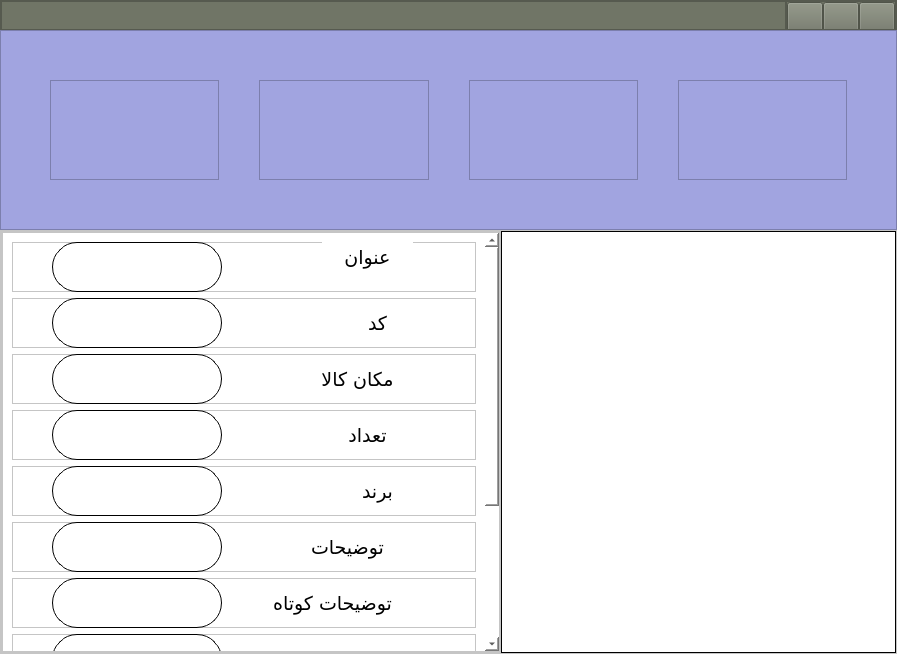
<?xml version="1.0" encoding="UTF-8"?>
<ui version="4.0">
 <class>MainWindow</class>
 <widget class="QMainWindow" name="MainWindow">
  <property name="geometry">
   <rect>
    <x>0</x>
    <y>0</y>
    <width>897</width>
    <height>654</height>
   </rect>
  </property>
  <property name="minimumSize">
   <size>
    <width>897</width>
    <height>0</height>
   </size>
  </property>
  <property name="windowTitle">
   <string>MainWindow</string>
  </property>
  <property name="styleSheet">
   <string notr="true">background-color: rgb(255, 85, 0);</string>
  </property>
  <widget class="QWidget" name="centralwidget">
   <property name="styleSheet">
    <string notr="true">background-color: rgb(255, 255, 255);</string>
   </property>
   <layout class="QVBoxLayout" name="verticalLayout_2">
    <property name="spacing">
     <number>0</number>
    </property>
    <property name="leftMargin">
     <number>0</number>
    </property>
    <property name="topMargin">
     <number>0</number>
    </property>
    <property name="rightMargin">
     <number>0</number>
    </property>
    <property name="bottomMargin">
     <number>0</number>
    </property>
    <item>
     <layout class="QVBoxLayout" name="verticalLayout">
      <property name="spacing">
       <number>0</number>
      </property>
      <item>
       <widget class="QFrame" name="frame_9">
        <property name="minimumSize">
         <size>
          <width>0</width>
          <height>30</height>
         </size>
        </property>
        <property name="maximumSize">
         <size>
          <width>16777215</width>
          <height>30</height>
         </size>
        </property>
        <property name="styleSheet">
         <string notr="true">background-color: rgb(112, 117, 102);</string>
        </property>
        <property name="frameShape">
         <enum>QFrame::StyledPanel</enum>
        </property>
        <property name="frameShadow">
         <enum>QFrame::Raised</enum>
        </property>
        <layout class="QHBoxLayout" name="horizontalLayout_2">
         <property name="spacing">
          <number>0</number>
         </property>
         <property name="leftMargin">
          <number>0</number>
         </property>
         <property name="topMargin">
          <number>0</number>
         </property>
         <property name="rightMargin">
          <number>0</number>
         </property>
         <property name="bottomMargin">
          <number>0</number>
         </property>
         <item>
          <widget class="QFrame" name="frame_7">
           <property name="minimumSize">
            <size>
             <width>500</width>
             <height>0</height>
            </size>
           </property>
           <property name="maximumSize">
            <size>
             <width>16777215</width>
             <height>16777215</height>
            </size>
           </property>
           <property name="frameShape">
            <enum>QFrame::StyledPanel</enum>
           </property>
           <property name="frameShadow">
            <enum>QFrame::Raised</enum>
           </property>
           <layout class="QHBoxLayout" name="horizontalLayout">
            <property name="spacing">
             <number>0</number>
            </property>
            <property name="leftMargin">
             <number>0</number>
            </property>
            <property name="topMargin">
             <number>0</number>
            </property>
            <property name="rightMargin">
             <number>0</number>
            </property>
            <property name="bottomMargin">
             <number>0</number>
            </property>
            <item>
             <widget class="QPushButton" name="pushButton">
              <property name="minimumSize">
               <size>
                <width>0</width>
                <height>30</height>
               </size>
              </property>
              <property name="maximumSize">
               <size>
                <width>16777215</width>
                <height>16777215</height>
               </size>
              </property>
              <property name="styleSheet">
               <string notr="true">border: none;</string>
              </property>
              <property name="text">
               <string/>
              </property>
             </widget>
            </item>
           </layout>
          </widget>
         </item>
         <item>
          <widget class="QFrame" name="frame_10">
           <property name="maximumSize">
            <size>
             <width>110</width>
             <height>16777215</height>
            </size>
           </property>
           <property name="frameShape">
            <enum>QFrame::StyledPanel</enum>
           </property>
           <property name="frameShadow">
            <enum>QFrame::Raised</enum>
           </property>
           <layout class="QHBoxLayout" name="horizontalLayout_6">
            <property name="spacing">
             <number>0</number>
            </property>
            <property name="leftMargin">
             <number>0</number>
            </property>
            <property name="topMargin">
             <number>0</number>
            </property>
            <property name="rightMargin">
             <number>0</number>
            </property>
            <property name="bottomMargin">
             <number>0</number>
            </property>
            <item>
             <widget class="QPushButton" name="minimize_btn">
              <property name="minimumSize">
               <size>
                <width>30</width>
                <height>30</height>
               </size>
              </property>
              <property name="maximumSize">
               <size>
                <width>40</width>
                <height>40</height>
               </size>
              </property>
              <property name="styleSheet">
               <string notr="true">QPushButton[objectName^=&quot;minimize_btn&quot;]{
border-image: url(:/minimize/noun-minimize-2248799.svg);
}

QPushButton:hover[objectName^=&quot;minimize_btn&quot;]{
background-color: rgb(237, 221, 255);
}
QPushButton:pressed[objectName^=&quot;minimize_btn&quot;]{
background-color: #e7e7e7; 
color: black;
}
</string>
              </property>
              <property name="text">
               <string/>
              </property>
             </widget>
            </item>
            <item>
             <widget class="QPushButton" name="maximaze_btn">
              <property name="minimumSize">
               <size>
                <width>30</width>
                <height>30</height>
               </size>
              </property>
              <property name="maximumSize">
               <size>
                <width>40</width>
                <height>40</height>
               </size>
              </property>
              <property name="styleSheet">
               <string notr="true">QPushButton[objectName^=&quot;maximaze_btn&quot;]{
border-image: url(:/full screen/noun-full-screen-1222772.svg);
}

QPushButton:hover[objectName^=&quot;maximaze_btn&quot;]{
background-color: rgb(237, 221, 255);
}
QPushButton:pressed[objectName^=&quot;maximaze_btn&quot;]{
background-color: #e7e7e7; 
color: black;
}
</string>
              </property>
              <property name="text">
               <string/>
              </property>
             </widget>
            </item>
            <item>
             <widget class="QPushButton" name="close_btn">
              <property name="minimumSize">
               <size>
                <width>30</width>
                <height>30</height>
               </size>
              </property>
              <property name="maximumSize">
               <size>
                <width>40</width>
                <height>40</height>
               </size>
              </property>
              <property name="font">
               <font>
                <family>Mikhak Bold</family>
                <pointsize>16</pointsize>
                <weight>75</weight>
                <bold>true</bold>
               </font>
              </property>
              <property name="styleSheet">
               <string notr="true">QPushButton[objectName^=&quot;close_btn&quot;]{
border-image: url(:/close/noun-close-1146383.svg);
}

QPushButton:hover[objectName^=&quot;close_btn&quot;]{
background-color: rgb(255, 0, 0);
}
QPushButton:pressed[objectName^=&quot;close_btn&quot;]{
background-color: #e7e7e7; 
color: black;
}
</string>
              </property>
              <property name="text">
               <string/>
              </property>
             </widget>
            </item>
           </layout>
          </widget>
         </item>
        </layout>
       </widget>
      </item>
      <item>
       <widget class="QFrame" name="frame_2">
        <property name="minimumSize">
         <size>
          <width>0</width>
          <height>200</height>
         </size>
        </property>
        <property name="maximumSize">
         <size>
          <width>16777215</width>
          <height>200</height>
         </size>
        </property>
        <property name="styleSheet">
         <string notr="true">background-color: rgb(161, 164, 224);</string>
        </property>
        <property name="frameShape">
         <enum>QFrame::StyledPanel</enum>
        </property>
        <property name="frameShadow">
         <enum>QFrame::Raised</enum>
        </property>
        <layout class="QGridLayout" name="gridLayout_2">
         <item row="0" column="0">
          <layout class="QHBoxLayout" name="horizontalLayout_3">
           <property name="spacing">
            <number>40</number>
           </property>
           <property name="leftMargin">
            <number>40</number>
           </property>
           <property name="topMargin">
            <number>40</number>
           </property>
           <property name="rightMargin">
            <number>40</number>
           </property>
           <property name="bottomMargin">
            <number>40</number>
           </property>
           <item>
            <widget class="QFrame" name="frame_6">
             <property name="styleSheet">
              <string notr="true">border-image: url(:/product details/noun-product-detail-3480441.svg);</string>
             </property>
             <property name="frameShape">
              <enum>QFrame::StyledPanel</enum>
             </property>
             <property name="frameShadow">
              <enum>QFrame::Raised</enum>
             </property>
            </widget>
           </item>
           <item>
            <widget class="QFrame" name="frame_5">
             <property name="styleSheet">
              <string notr="true">border-image: url(:/qr code /noun-qr-code-1216158.svg);</string>
             </property>
             <property name="frameShape">
              <enum>QFrame::StyledPanel</enum>
             </property>
             <property name="frameShadow">
              <enum>QFrame::Raised</enum>
             </property>
            </widget>
           </item>
           <item>
            <widget class="QFrame" name="frame_4">
             <property name="styleSheet">
              <string notr="true">border-image: url(:/product_list/noun-list-product-3434625.svg);</string>
             </property>
             <property name="frameShape">
              <enum>QFrame::StyledPanel</enum>
             </property>
             <property name="frameShadow">
              <enum>QFrame::Raised</enum>
             </property>
            </widget>
           </item>
           <item>
            <widget class="QFrame" name="frame_3">
             <property name="styleSheet">
              <string notr="true">border-image: url(:/calender/noun-calender-3455260.svg);</string>
             </property>
             <property name="frameShape">
              <enum>QFrame::StyledPanel</enum>
             </property>
             <property name="frameShadow">
              <enum>QFrame::Raised</enum>
             </property>
            </widget>
           </item>
          </layout>
         </item>
        </layout>
       </widget>
      </item>
      <item>
       <widget class="QFrame" name="frame">
        <property name="minimumSize">
         <size>
          <width>0</width>
          <height>0</height>
         </size>
        </property>
        <property name="maximumSize">
         <size>
          <width>16777215</width>
          <height>500</height>
         </size>
        </property>
        <property name="styleSheet">
         <string notr="true"/>
        </property>
        <property name="frameShape">
         <enum>QFrame::StyledPanel</enum>
        </property>
        <property name="frameShadow">
         <enum>QFrame::Raised</enum>
        </property>
        <layout class="QHBoxLayout" name="horizontalLayout_5">
         <property name="spacing">
          <number>0</number>
         </property>
         <property name="leftMargin">
          <number>0</number>
         </property>
         <property name="topMargin">
          <number>0</number>
         </property>
         <property name="rightMargin">
          <number>0</number>
         </property>
         <property name="bottomMargin">
          <number>0</number>
         </property>
         <item>
          <layout class="QHBoxLayout" name="horizontalLayout_4">
           <property name="spacing">
            <number>0</number>
           </property>
           <item>
            <widget class="QFrame" name="frame_8">
             <property name="maximumSize">
              <size>
               <width>500</width>
               <height>500</height>
              </size>
             </property>
             <property name="styleSheet">
              <string notr="true"/>
             </property>
             <property name="frameShape">
              <enum>QFrame::StyledPanel</enum>
             </property>
             <property name="frameShadow">
              <enum>QFrame::Raised</enum>
             </property>
             <layout class="QVBoxLayout" name="verticalLayout_3">
              <property name="spacing">
               <number>0</number>
              </property>
              <property name="leftMargin">
               <number>0</number>
              </property>
              <property name="topMargin">
               <number>0</number>
              </property>
              <property name="rightMargin">
               <number>0</number>
              </property>
              <property name="bottomMargin">
               <number>0</number>
              </property>
              <item>
               <widget class="QScrollArea" name="scrollArea">
                <property name="styleSheet">
                 <string notr="true">
/*vertical SCrollbar*/
QScrollBar:vertical{
border:none;
background-color: rgb(161, 164, 224);
width:14px;
/*margin: 15px 0 15px 0;*/
border-radius:0px
}
/* Handle Bar Vertiacal */

QScrollBar::handle:vertical{
background-color:  rgb(161, 164, 224);
min-height: 30px;
border-radius: 7px;
}

QScrollBar::handle:vertical:hover{
background-color: rgb(255,0,127);
}

QScrollBar::handle:pressed{
background-color: rgb(185,0,92);
}</string>
                </property>
                <property name="widgetResizable">
                 <bool>true</bool>
                </property>
                <widget class="QWidget" name="scrollAreaWidgetContents_5">
                 <property name="geometry">
                  <rect>
                   <x>0</x>
                   <y>0</y>
                   <width>482</width>
                   <height>642</height>
                  </rect>
                 </property>
                 <layout class="QVBoxLayout" name="verticalLayout_4">
                  <item>
                   <widget class="QFrame" name="frame_29">
                    <property name="minimumSize">
                     <size>
                      <width>0</width>
                      <height>50</height>
                     </size>
                    </property>
                    <property name="maximumSize">
                     <size>
                      <width>16777215</width>
                      <height>50</height>
                     </size>
                    </property>
                    <property name="frameShape">
                     <enum>QFrame::StyledPanel</enum>
                    </property>
                    <property name="frameShadow">
                     <enum>QFrame::Raised</enum>
                    </property>
                    <widget class="QLineEdit" name="title">
                     <property name="geometry">
                      <rect>
                       <x>40</x>
                       <y>0</y>
                       <width>170</width>
                       <height>50</height>
                      </rect>
                     </property>
                     <property name="styleSheet">
                      <string notr="true">border-radius: 25px;
border: 1px solid black;</string>
                     </property>
                    </widget>
                    <widget class="QLabel" name="label_41">
                     <property name="geometry">
                      <rect>
                       <x>310</x>
                       <y>0</y>
                       <width>91</width>
                       <height>31</height>
                      </rect>
                     </property>
                     <property name="maximumSize">
                      <size>
                       <width>16777215</width>
                       <height>50</height>
                      </size>
                     </property>
                     <property name="font">
                      <font>
                       <family>Mikhak Medium</family>
                       <pointsize>14</pointsize>
                       <weight>50</weight>
                       <bold>false</bold>
                      </font>
                     </property>
                     <property name="text">
                      <string>عنوان</string>
                     </property>
                     <property name="alignment">
                      <set>Qt::AlignCenter</set>
                     </property>
                    </widget>
                   </widget>
                  </item>
                  <item>
                   <widget class="QFrame" name="frame_34">
                    <property name="minimumSize">
                     <size>
                      <width>0</width>
                      <height>50</height>
                     </size>
                    </property>
                    <property name="maximumSize">
                     <size>
                      <width>16777215</width>
                      <height>50</height>
                     </size>
                    </property>
                    <property name="frameShape">
                     <enum>QFrame::StyledPanel</enum>
                    </property>
                    <property name="frameShadow">
                     <enum>QFrame::Raised</enum>
                    </property>
                    <widget class="QLineEdit" name="code">
                     <property name="geometry">
                      <rect>
                       <x>40</x>
                       <y>0</y>
                       <width>170</width>
                       <height>50</height>
                      </rect>
                     </property>
                     <property name="styleSheet">
                      <string notr="true">border-radius: 25px;
border: 1px solid black;</string>
                     </property>
                    </widget>
                    <widget class="QLabel" name="label_46">
                     <property name="geometry">
                      <rect>
                       <x>320</x>
                       <y>10</y>
                       <width>91</width>
                       <height>31</height>
                      </rect>
                     </property>
                     <property name="maximumSize">
                      <size>
                       <width>16777215</width>
                       <height>50</height>
                      </size>
                     </property>
                     <property name="font">
                      <font>
                       <family>Mikhak Medium</family>
                       <pointsize>14</pointsize>
                       <weight>50</weight>
                       <bold>false</bold>
                      </font>
                     </property>
                     <property name="text">
                      <string>کد</string>
                     </property>
                     <property name="alignment">
                      <set>Qt::AlignCenter</set>
                     </property>
                    </widget>
                   </widget>
                  </item>
                  <item>
                   <widget class="QFrame" name="frame_33">
                    <property name="minimumSize">
                     <size>
                      <width>0</width>
                      <height>50</height>
                     </size>
                    </property>
                    <property name="maximumSize">
                     <size>
                      <width>16777215</width>
                      <height>50</height>
                     </size>
                    </property>
                    <property name="frameShape">
                     <enum>QFrame::StyledPanel</enum>
                    </property>
                    <property name="frameShadow">
                     <enum>QFrame::Raised</enum>
                    </property>
                    <widget class="QLineEdit" name="place">
                     <property name="geometry">
                      <rect>
                       <x>40</x>
                       <y>0</y>
                       <width>170</width>
                       <height>50</height>
                      </rect>
                     </property>
                     <property name="styleSheet">
                      <string notr="true">border-radius: 25px;
border: 1px solid black;</string>
                     </property>
                    </widget>
                    <widget class="QLabel" name="label_45">
                     <property name="geometry">
                      <rect>
                       <x>300</x>
                       <y>10</y>
                       <width>91</width>
                       <height>31</height>
                      </rect>
                     </property>
                     <property name="maximumSize">
                      <size>
                       <width>16777215</width>
                       <height>50</height>
                      </size>
                     </property>
                     <property name="font">
                      <font>
                       <family>Mikhak Medium</family>
                       <pointsize>14</pointsize>
                       <weight>50</weight>
                       <bold>false</bold>
                      </font>
                     </property>
                     <property name="text">
                      <string>مکان کالا</string>
                     </property>
                     <property name="alignment">
                      <set>Qt::AlignCenter</set>
                     </property>
                    </widget>
                   </widget>
                  </item>
                  <item>
                   <widget class="QFrame" name="frame_32">
                    <property name="minimumSize">
                     <size>
                      <width>0</width>
                      <height>50</height>
                     </size>
                    </property>
                    <property name="maximumSize">
                     <size>
                      <width>16777215</width>
                      <height>50</height>
                     </size>
                    </property>
                    <property name="frameShape">
                     <enum>QFrame::StyledPanel</enum>
                    </property>
                    <property name="frameShadow">
                     <enum>QFrame::Raised</enum>
                    </property>
                    <widget class="QLineEdit" name="number">
                     <property name="geometry">
                      <rect>
                       <x>40</x>
                       <y>0</y>
                       <width>170</width>
                       <height>50</height>
                      </rect>
                     </property>
                     <property name="styleSheet">
                      <string notr="true">border-radius: 25px;
border: 1px solid black;</string>
                     </property>
                    </widget>
                    <widget class="QLabel" name="label_44">
                     <property name="geometry">
                      <rect>
                       <x>310</x>
                       <y>10</y>
                       <width>91</width>
                       <height>31</height>
                      </rect>
                     </property>
                     <property name="maximumSize">
                      <size>
                       <width>16777215</width>
                       <height>50</height>
                      </size>
                     </property>
                     <property name="font">
                      <font>
                       <family>Mikhak Medium</family>
                       <pointsize>14</pointsize>
                       <weight>50</weight>
                       <bold>false</bold>
                      </font>
                     </property>
                     <property name="text">
                      <string>تعداد</string>
                     </property>
                     <property name="alignment">
                      <set>Qt::AlignCenter</set>
                     </property>
                    </widget>
                   </widget>
                  </item>
                  <item>
                   <widget class="QFrame" name="frame_31">
                    <property name="minimumSize">
                     <size>
                      <width>0</width>
                      <height>50</height>
                     </size>
                    </property>
                    <property name="maximumSize">
                     <size>
                      <width>16777215</width>
                      <height>50</height>
                     </size>
                    </property>
                    <property name="frameShape">
                     <enum>QFrame::StyledPanel</enum>
                    </property>
                    <property name="frameShadow">
                     <enum>QFrame::Raised</enum>
                    </property>
                    <widget class="QLineEdit" name="brand">
                     <property name="geometry">
                      <rect>
                       <x>40</x>
                       <y>0</y>
                       <width>170</width>
                       <height>50</height>
                      </rect>
                     </property>
                     <property name="styleSheet">
                      <string notr="true">border-radius: 25px;
border: 1px solid black;</string>
                     </property>
                    </widget>
                    <widget class="QLabel" name="label_43">
                     <property name="geometry">
                      <rect>
                       <x>320</x>
                       <y>10</y>
                       <width>91</width>
                       <height>31</height>
                      </rect>
                     </property>
                     <property name="maximumSize">
                      <size>
                       <width>16777215</width>
                       <height>50</height>
                      </size>
                     </property>
                     <property name="font">
                      <font>
                       <family>Mikhak Medium</family>
                       <pointsize>14</pointsize>
                       <weight>50</weight>
                       <bold>false</bold>
                      </font>
                     </property>
                     <property name="text">
                      <string>برند</string>
                     </property>
                     <property name="alignment">
                      <set>Qt::AlignCenter</set>
                     </property>
                    </widget>
                   </widget>
                  </item>
                  <item>
                   <widget class="QFrame" name="frame_30">
                    <property name="minimumSize">
                     <size>
                      <width>0</width>
                      <height>50</height>
                     </size>
                    </property>
                    <property name="maximumSize">
                     <size>
                      <width>16777215</width>
                      <height>50</height>
                     </size>
                    </property>
                    <property name="frameShape">
                     <enum>QFrame::StyledPanel</enum>
                    </property>
                    <property name="frameShadow">
                     <enum>QFrame::Raised</enum>
                    </property>
                    <widget class="QLineEdit" name="description">
                     <property name="geometry">
                      <rect>
                       <x>40</x>
                       <y>0</y>
                       <width>170</width>
                       <height>50</height>
                      </rect>
                     </property>
                     <property name="styleSheet">
                      <string notr="true">border-radius: 25px;
border: 1px solid black;</string>
                     </property>
                    </widget>
                    <widget class="QLabel" name="label_42">
                     <property name="geometry">
                      <rect>
                       <x>290</x>
                       <y>10</y>
                       <width>91</width>
                       <height>31</height>
                      </rect>
                     </property>
                     <property name="maximumSize">
                      <size>
                       <width>16777215</width>
                       <height>50</height>
                      </size>
                     </property>
                     <property name="font">
                      <font>
                       <family>Mikhak Medium</family>
                       <pointsize>14</pointsize>
                       <weight>50</weight>
                       <bold>false</bold>
                      </font>
                     </property>
                     <property name="text">
                      <string>توضیحات</string>
                     </property>
                     <property name="alignment">
                      <set>Qt::AlignCenter</set>
                     </property>
                    </widget>
                   </widget>
                  </item>
                  <item>
                   <widget class="QFrame" name="frame_28">
                    <property name="minimumSize">
                     <size>
                      <width>0</width>
                      <height>50</height>
                     </size>
                    </property>
                    <property name="maximumSize">
                     <size>
                      <width>16777215</width>
                      <height>50</height>
                     </size>
                    </property>
                    <property name="frameShape">
                     <enum>QFrame::StyledPanel</enum>
                    </property>
                    <property name="frameShadow">
                     <enum>QFrame::Raised</enum>
                    </property>
                    <widget class="QLineEdit" name="smallDescription">
                     <property name="geometry">
                      <rect>
                       <x>40</x>
                       <y>0</y>
                       <width>170</width>
                       <height>50</height>
                      </rect>
                     </property>
                     <property name="styleSheet">
                      <string notr="true">border-radius: 25px;
border: 1px solid black;</string>
                     </property>
                    </widget>
                    <widget class="QLabel" name="label_40">
                     <property name="geometry">
                      <rect>
                       <x>240</x>
                       <y>10</y>
                       <width>161</width>
                       <height>31</height>
                      </rect>
                     </property>
                     <property name="maximumSize">
                      <size>
                       <width>16777215</width>
                       <height>50</height>
                      </size>
                     </property>
                     <property name="font">
                      <font>
                       <family>Mikhak Medium</family>
                       <pointsize>14</pointsize>
                       <weight>50</weight>
                       <bold>false</bold>
                      </font>
                     </property>
                     <property name="text">
                      <string>توضیحات کوتاه</string>
                     </property>
                     <property name="alignment">
                      <set>Qt::AlignCenter</set>
                     </property>
                    </widget>
                   </widget>
                  </item>
                  <item>
                   <widget class="QFrame" name="frame_35">
                    <property name="minimumSize">
                     <size>
                      <width>0</width>
                      <height>50</height>
                     </size>
                    </property>
                    <property name="maximumSize">
                     <size>
                      <width>16777215</width>
                      <height>50</height>
                     </size>
                    </property>
                    <property name="frameShape">
                     <enum>QFrame::StyledPanel</enum>
                    </property>
                    <property name="frameShadow">
                     <enum>QFrame::Raised</enum>
                    </property>
                    <widget class="QLineEdit" name="price">
                     <property name="geometry">
                      <rect>
                       <x>40</x>
                       <y>0</y>
                       <width>170</width>
                       <height>50</height>
                      </rect>
                     </property>
                     <property name="styleSheet">
                      <string notr="true">border-radius: 25px;
border: 1px solid black;</string>
                     </property>
                    </widget>
                    <widget class="QLabel" name="label_47">
                     <property name="geometry">
                      <rect>
                       <x>320</x>
                       <y>10</y>
                       <width>91</width>
                       <height>31</height>
                      </rect>
                     </property>
                     <property name="maximumSize">
                      <size>
                       <width>16777215</width>
                       <height>50</height>
                      </size>
                     </property>
                     <property name="font">
                      <font>
                       <family>Mikhak Medium</family>
                       <pointsize>14</pointsize>
                       <weight>50</weight>
                       <bold>false</bold>
                      </font>
                     </property>
                     <property name="text">
                      <string>قیمت</string>
                     </property>
                     <property name="alignment">
                      <set>Qt::AlignCenter</set>
                     </property>
                    </widget>
                   </widget>
                  </item>
                  <item>
                   <widget class="QFrame" name="frame_36">
                    <property name="minimumSize">
                     <size>
                      <width>0</width>
                      <height>50</height>
                     </size>
                    </property>
                    <property name="maximumSize">
                     <size>
                      <width>16777215</width>
                      <height>50</height>
                     </size>
                    </property>
                    <property name="frameShape">
                     <enum>QFrame::StyledPanel</enum>
                    </property>
                    <property name="frameShadow">
                     <enum>QFrame::Raised</enum>
                    </property>
                    <widget class="QLineEdit" name="priceOff">
                     <property name="geometry">
                      <rect>
                       <x>40</x>
                       <y>0</y>
                       <width>170</width>
                       <height>50</height>
                      </rect>
                     </property>
                     <property name="styleSheet">
                      <string notr="true">border-radius: 25px;
border: 1px solid black;</string>
                     </property>
                    </widget>
                    <widget class="QLabel" name="label_48">
                     <property name="geometry">
                      <rect>
                       <x>270</x>
                       <y>10</y>
                       <width>141</width>
                       <height>31</height>
                      </rect>
                     </property>
                     <property name="maximumSize">
                      <size>
                       <width>16777215</width>
                       <height>50</height>
                      </size>
                     </property>
                     <property name="font">
                      <font>
                       <family>Mikhak Medium</family>
                       <pointsize>14</pointsize>
                       <weight>50</weight>
                       <bold>false</bold>
                      </font>
                     </property>
                     <property name="text">
                      <string>قیمت تخفیف</string>
                     </property>
                     <property name="alignment">
                      <set>Qt::AlignCenter</set>
                     </property>
                    </widget>
                   </widget>
                  </item>
                  <item>
                   <widget class="QFrame" name="frame_37">
                    <property name="minimumSize">
                     <size>
                      <width>0</width>
                      <height>50</height>
                     </size>
                    </property>
                    <property name="maximumSize">
                     <size>
                      <width>16777215</width>
                      <height>50</height>
                     </size>
                    </property>
                    <property name="frameShape">
                     <enum>QFrame::StyledPanel</enum>
                    </property>
                    <property name="frameShadow">
                     <enum>QFrame::Raised</enum>
                    </property>
                    <widget class="QLabel" name="label_49">
                     <property name="geometry">
                      <rect>
                       <x>330</x>
                       <y>10</y>
                       <width>91</width>
                       <height>31</height>
                      </rect>
                     </property>
                     <property name="maximumSize">
                      <size>
                       <width>16777215</width>
                       <height>50</height>
                      </size>
                     </property>
                     <property name="font">
                      <font>
                       <family>Mikhak Medium</family>
                       <pointsize>14</pointsize>
                       <weight>50</weight>
                       <bold>false</bold>
                      </font>
                     </property>
                     <property name="text">
                      <string>فعال</string>
                     </property>
                     <property name="alignment">
                      <set>Qt::AlignCenter</set>
                     </property>
                    </widget>
                    <widget class="QCheckBox" name="active">
                     <property name="geometry">
                      <rect>
                       <x>120</x>
                       <y>10</y>
                       <width>81</width>
                       <height>20</height>
                      </rect>
                     </property>
                     <property name="text">
                      <string/>
                     </property>
                    </widget>
                   </widget>
                  </item>
                  <item>
                   <widget class="QFrame" name="frame_38">
                    <property name="minimumSize">
                     <size>
                      <width>0</width>
                      <height>50</height>
                     </size>
                    </property>
                    <property name="maximumSize">
                     <size>
                      <width>16777215</width>
                      <height>50</height>
                     </size>
                    </property>
                    <property name="frameShape">
                     <enum>QFrame::StyledPanel</enum>
                    </property>
                    <property name="frameShadow">
                     <enum>QFrame::Raised</enum>
                    </property>
                    <widget class="QLabel" name="label_50">
                     <property name="geometry">
                      <rect>
                       <x>320</x>
                       <y>0</y>
                       <width>91</width>
                       <height>31</height>
                      </rect>
                     </property>
                     <property name="maximumSize">
                      <size>
                       <width>16777215</width>
                       <height>50</height>
                      </size>
                     </property>
                     <property name="font">
                      <font>
                       <family>Mikhak Medium</family>
                       <pointsize>14</pointsize>
                       <weight>50</weight>
                       <bold>false</bold>
                      </font>
                     </property>
                     <property name="text">
                      <string>ویژه</string>
                     </property>
                     <property name="alignment">
                      <set>Qt::AlignCenter</set>
                     </property>
                    </widget>
                    <widget class="QCheckBox" name="vige">
                     <property name="geometry">
                      <rect>
                       <x>120</x>
                       <y>10</y>
                       <width>81</width>
                       <height>20</height>
                      </rect>
                     </property>
                     <property name="text">
                      <string/>
                     </property>
                    </widget>
                   </widget>
                  </item>
                 </layout>
                </widget>
               </widget>
              </item>
             </layout>
            </widget>
           </item>
           <item>
            <widget class="QFrame" name="frameRight">
             <property name="layoutDirection">
              <enum>Qt::LeftToRight</enum>
             </property>
             <property name="styleSheet">
              <string notr="true">border: 1px solid black;</string>
             </property>
             <property name="frameShape">
              <enum>QFrame::StyledPanel</enum>
             </property>
             <property name="frameShadow">
              <enum>QFrame::Raised</enum>
             </property>
            </widget>
           </item>
          </layout>
         </item>
        </layout>
       </widget>
      </item>
     </layout>
    </item>
   </layout>
  </widget>
 </widget>
 <resources>
  <include location="icons.qrc"/>
 </resources>
 <connections/>
</ui>
